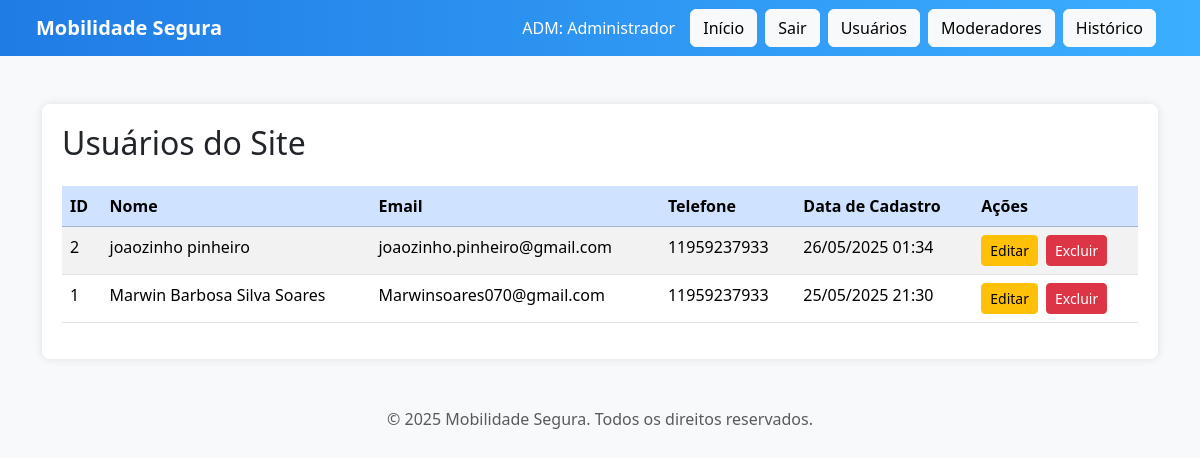
The app's page /usuarios.php with its own data.
### tables this page shows
CREATE TABLE `usuarios` (
  `id_usuario` int(11) NOT NULL,
  `nome` varchar(100) NOT NULL,
  `email` varchar(100) NOT NULL,
  `senha` varchar(255) NOT NULL,
  `status` enum('Ativo','Inativo') DEFAULT 'Ativo',
  `data_cadastro` datetime DEFAULT current_timestamp(),
  `telefone` varchar(20) DEFAULT NULL
);

### usuarios.php (the view, shortened to what this page needs)
<?php
include 'conexao.php';
$sql_usuarios = "SELECT * FROM usuarios ORDER BY id_usuario DESC";
$result_usuarios = mysqli_query($conn, $sql_usuarios);
$sql_adm = "SELECT nome_adm FROM moderadores WHERE id_adm = '".$_SESSION['id_adm']."'";
$result_adm = mysqli_query($conn, $sql_adm);
$nome_adm = ($result_adm && mysqli_num_rows($result_adm) > 0) ? mysqli_fetch_assoc($result_adm)['nome_adm'] : 'Administrador';
?>
<!DOCTYPE html>
<html lang="pt-br">
<head>
    <link href="https://cdn.jsdelivr.net/npm/bootstrap@5.3.3/dist/css/bootstrap.min.css" rel="stylesheet">
</head>
<body class="bg-light">
<nav class="navbar navbar-expand-lg navbar-custom text-white px-4">
    <div class="container-fluid">
        <a class="navbar-brand text-white fw-bold" href="#">Mobilidade Segura</a>
        <div class="d-flex align-items-center">
            <span class="user-info">ADM: <?= htmlspecialchars($nome_adm) ?></span>
            <a class="btn btn-light me-2" href="adm.php">Início</a>
            <a class="btn btn-light me-2" href="sair_adm.php">Sair</a>
            <a class="btn btn-light me-2" href="usuarios.php">Usuários</a>
            <a class="btn btn-light me-2" href="moderadores.php">Moderadores</a>
            <a class="btn btn-light me-2" href="historico_acoes.php">Histórico</a>
        </div>
    </div>
</nav>
<div class="container mt-5">
    <div class="table-container">
        <h2 class="mb-4">Usuários do Site</h2>
        <?php if (mysqli_num_rows($result_usuarios) > 0): ?>
            <div class="table-responsive">
                <table class="table table-striped table-hover">
                    <thead class="table-primary">
                        <tr>
                            <th>ID</th>
                            <th>Nome</th>
                            <th>Email</th>
                            <th>Telefone</th>
                            <th>Data de Cadastro</th>
                            <th>Ações</th>
                        </tr>
                    </thead>
                    <tbody>
                        <?php while ($row = mysqli_fetch_assoc($result_usuarios)): ?>
                            <tr>
                                <td><?= $row['id_usuario'] ?></td>
                                <td><?= htmlspecialchars($row['nome']) ?></td>
                                <td><?= htmlspecialchars($row['email']) ?></td>
                                <td><?= htmlspecialchars($row['telefone']) ?></td>
                                <td><?= date('d/m/Y H:i', strtotime($row['data_cadastro'])) ?></td>
                                <td>
                                    <div class="d-flex gap-2">
                                        <a href="editar_usuario.php?id=<?= $row['id_usuario'] ?>" class="btn btn-sm btn-warning">Editar</a>
                                        <a href="excluir_usuario.php?id=<?= $row['id_usuario'] ?>" class="btn btn-sm btn-danger" onclick="return confirm('Tem certeza que deseja excluir este usuário?')">Excluir</a>
                                    </div>
                                </td>
                            </tr>
                        <?php endwhile; ?>
                    </tbody>
                </table>
            </div>
        <?php else: ?>
            <div class="alert alert-info" role="alert">
                Nenhum usuário cadastrado no momento.
            </div>
        <?php endif; ?>
    </div>
</div>
<footer class="text-center mt-5 mb-3 text-muted">
    © 2025 Mobilidade Segura. Todos os direitos reservados.
</footer>
</body>
</html>

### usuarios.php (style rules this page uses)
.navbar-custom { background: linear-gradient(to right, #207ce5, #3baeff); }
.user-info { color: white; margin-right: 15px; align-self: center; }
.table-container { background-color: white; border-radius: 8px; box-shadow: 0 0 10px rgba(0,0,0,0.1); padding: 20px; }

### records on screen
usuarios: id_usuario "2", nome "joaozinho pinheiro", email "joaozinho.pinheiro@gmail.com", telefone "11959237933", data_cadastro "26/05/2025 01:34"
usuarios: id_usuario "1", nome "Marwin Barbosa Silva Soares", email "Marwinsoares070@gmail.com", telefone "11959237933", data_cadastro "25/05/2025 21:30"

### other values on screen
$nome_adm "Administrador"
